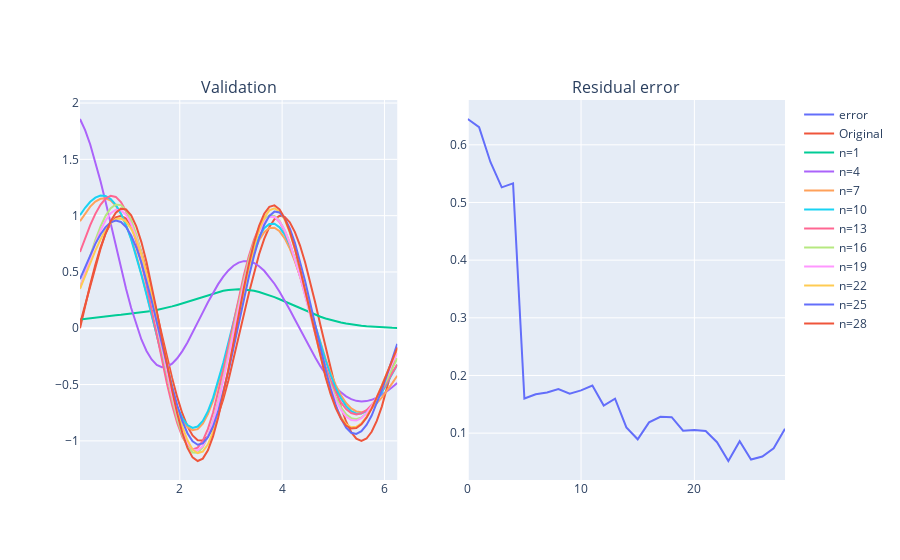

The notebook cell saved with this chart:
### Code cell
x, sin_data, sqr_data = data_gen(0, 2*np.pi)
t_x, t_sin_data, t_sqr_data = data_gen(0.05, 2*np.pi)

n_nodes = np.arange(1,30)
res_errors = []
outputs = []

epochs=100

for n in n_nodes:
    RBFNet = RBF_Network(n, x, useDelta=True, add_noise=False)
    RBFNet.train_network(epochs, x, sin_data)
    res_errors.append(RBFNet.validate(t_x, t_sin_data))
    outputs.append(RBFNet.f_of_x)

titles = ["Validation", "Residual error"]
fig = make_subplots(rows=1, cols=2, subplot_titles=(titles[0], titles[1]))

fig.add_trace(go.Scatter(x=np.arange(len(res_errors)), y=res_errors, mode="lines", name="error"), row=1, col=2)

fig.add_trace(go.Scatter(x=t_x.ravel(), y=sin_data.ravel(), mode="lines", name="Original"), row=1, col=1)

for i in range(1, len(outputs), 3):
    fig.add_trace(go.Scatter(x=t_x.ravel(), y=outputs[i].ravel(), mode="lines", name="n={}".format(i)), row=1, col=1)

fig.show()
